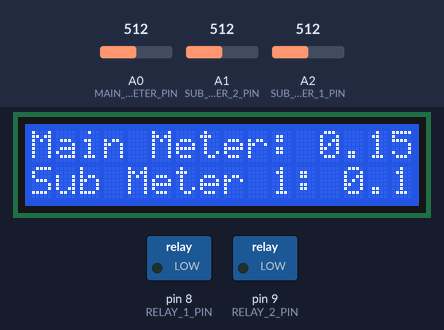
Bench run of a sketch on a simulated Arduino Uno, built with avr-gcc and run on an emulated ATmega328P. Shown: 16×2 character LCD, switched loads named in the sketch (green lamp = pin HIGH). The test bench sets the inputs (shaded band); at power-on: A0 (MAIN_METER_PIN) = 512, A1 (SUB_METER_2_PIN) = 512, A2 (SUB_METER_1_PIN) = 512.

Above: at 1.2 s.
1.3 s: A0 (MAIN_METER_PIN) set to 0
At 3.3 s:
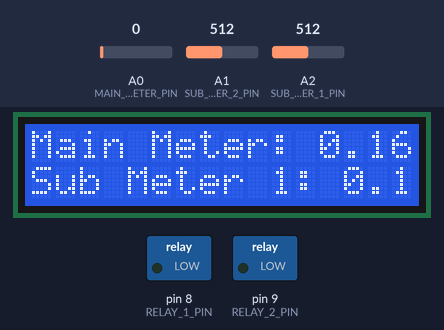
Timing chart, 0 to 4.8 s (numbered marks = the images above; inputs shaded):
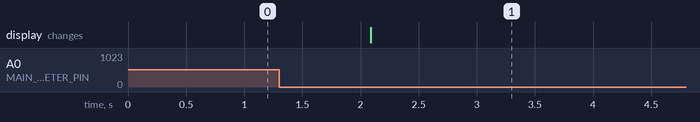

Measured:
- after the input at 1.3 s, the display: changes after 0.79 s (image 1)

The sketch:

EMECH.ino
```cpp
#include <LiquidCrystal.h>

// Define ACS712 sensitivity (mV/A)
const float ACS712_SENSITIVITY = 185.0;

// Define nominal voltage (V)
const float NOMINAL_VOLTAGE = 240.0;

// Define relay threshold (adjust as needed)
const float RELAY_THRESHOLD = 5.0; // Example threshold in Amperes

// Define relay pins
const int RELAY_1_PIN = 8;
const int RELAY_2_PIN = 9;

// Define ACS712 sensor pins
const int MAIN_METER_PIN = A0;
const int SUB_METER_1_PIN = A2;
const int SUB_METER_2_PIN = A1;

// Define LCD pins
LiquidCrystal lcd(12, 11, 5, 4, 3, 2);

void setup() {
  // Initialize serial communication
  Serial.begin(9600);

  // Initialize LCD
  lcd.begin(16, 2);

  // Initialize relay pins
  pinMode(RELAY_1_PIN, OUTPUT);
  pinMode(RELAY_2_PIN, OUTPUT);

  // Initialize ACS712 sensor pins
  pinMode(MAIN_METER_PIN, INPUT);
  pinMode(SUB_METER_1_PIN, INPUT);
  pinMode(SUB_METER_2_PIN, INPUT);
}

void loop() {
  // Read current from ACS712 sensors
  float mainMeterCurrent = readCurrent(MAIN_METER_PIN);
  float subMeter1Current = readCurrent(SUB_METER_1_PIN);
  float subMeter2Current = readCurrent(SUB_METER_2_PIN);

  // Display current readings on LCD
  lcd.clear();
  lcd.print("Main Meter: ");
  lcd.print(calculatePower(mainMeterCurrent));
  lcd.print(" KVA");
  lcd.setCursor(0, 1);
  lcd.print("Sub Meter 1: ");
  lcd.print(calculatePower(subMeter1Current));
  lcd.print(" KVA");

  // Activate relays based on threshold
  if (mainMeterCurrent > RELAY_THRESHOLD) {
    activateRelay(RELAY_1_PIN);
  } else {
    deactivateRelay(RELAY_1_PIN);
  }

  if (subMeter1Current > RELAY_THRESHOLD) {
    activateRelay(RELAY_2_PIN);
  } else {
    deactivateRelay(RELAY_2_PIN);
  }

  delay(1000); // Adjust delay as needed
}

float readCurrent(int sensorPin) {
  int sensorValue = analogRead(sensorPin);
  float voltage = sensorValue * (5.0 / 1023.0);
  float current = (voltage - (NOMINAL_VOLTAGE / 2.0)) / ACS712_SENSITIVITY;
  return abs(current);
}

float calculatePower(float current) {
  return (NOMINAL_VOLTAGE * current) / 1000.0; // Power in KVA
}

void activateRelay(int relayPin) {
  digitalWrite(relayPin, HIGH);
}

void deactivateRelay(int relayPin) {
  digitalWrite(relayPin, LOW);
}
```
